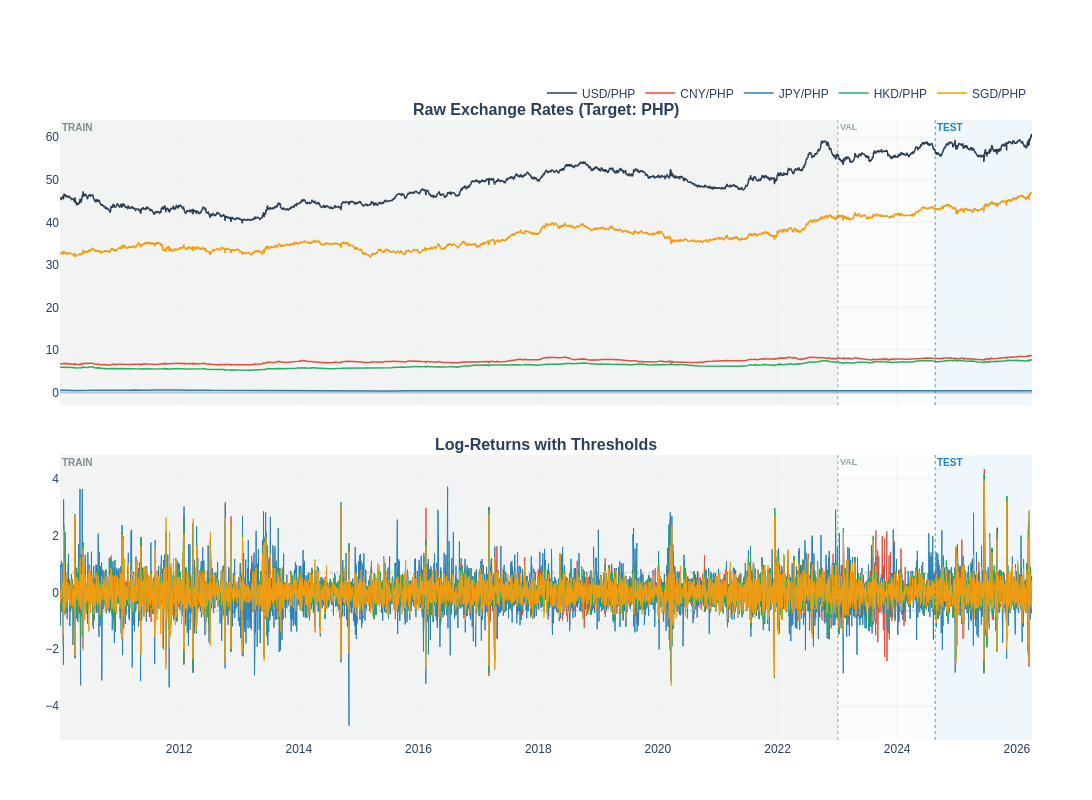

Write notebook code for a chart like this one.
### Markdown cell above
### **I don't want to play with ts anymore**

### Code cell
df_plot = df_train.copy()
# 2. Extract pairs and return columns
price_cols = [c for c in df_plot.columns if not c.endswith("_RET")]
ret_cols = [c for c in df_plot.columns if c.endswith("_RET")]
labels = [f"{c[:3]}/{c[3:6]}" for c in ret_cols]
# 3. Setup Figure (2 rows, 1 column)
fig = make_subplots(
    rows=2,
    cols=1,
    shared_xaxes=True,
    vertical_spacing=0.08,
    subplot_titles=(
        f"<b>Raw Exchange Rates (Target: {active_target})</b>",
        "<b>Log-Returns with Thresholds</b>",
    ),
)
# Color palette for consistency across subplots
colors = ["#2c3e50", "#e74c3c", "#2980b9", "#27ae60", "#f39c12", "#8e44ad"]
# 4. Add Traces
for i, (p_col, r_col, label) in enumerate(zip(price_cols, ret_cols, labels)):
    color = colors[i % len(colors)]

    # Subplot 1: Raw Prices
    fig.add_trace(
        go.Scatter(
            x=df_plot.index,
            y=df_plot[p_col],
            name=label,
            line=dict(width=1.5, color=color),
            legendgroup=label,
            showlegend=True,
        ),
        row=1,
        col=1,
    )

    # Subplot 2: Log Returns
    fig.add_trace(
        go.Scatter(
            x=df_plot.index,
            y=df_plot[r_col],
            name=label,
            line=dict(width=1, color=color),
            legendgroup=label,
            showlegend=False,
        ),
        row=2,
        col=1,
    )

    # Optional: Add mean/quantile reference lines for the returns?
    # We will add them globally or per series if requested.
    # For now, let's calculate global 5/95% across the entire series to show tail risks
    q_low, q_high = df_plot[r_col].quantile([0.05, 0.95])

    # Add horizontal quantile markers (Subtle dashed lines)
    # We add these only to the second subplot
    fig.add_hline(
        y=q_low,
        line=dict(color=color, width=0.5, dash="dot"),
        opacity=0.3,
        row=2,
        col=1,
    )
    fig.add_hline(
        y=q_high,
        line=dict(color=color, width=0.5, dash="dot"),
        opacity=0.3,
        row=2,
        col=1,
    )
# 5. Add Subtle Background Shading for Splits
# Retrieve split dates from config if they exist
# For example: test_start = pd.to_datetime(config["splits"]["test_start"])
# Here we add a placeholder shading logic:
try:
    # 1. Retrieve Ratios from config['data']
    train_ratio = config["data"].get("train_ratio", 0.8)
    val_ratio = config["data"].get("val_ratio", 0.1)

    # 2. Calculate indices based on dataframe length
    N = len(df_plot)
    train_split_idx = int(N * train_ratio)
    test_split_idx = int(N * (train_ratio + val_ratio))

    # 3. Get exact timestamps from the index
    train_end = df_plot.index[train_split_idx]
    test_start = (
        df_plot.index[test_split_idx] if test_split_idx < N else df_plot.index[-1]
    )

    # --- Shading A: Training Zone ---
    fig.add_vrect(
        x0=df_plot.index[0],
        x1=train_end,
        fillcolor="#95a5a6",
        opacity=0.12,
        layer="below",
        line_width=0,
        annotation_text="<b>TRAIN</b>",
        annotation_position="top left",
        annotation_font=dict(size=10, color="#7f8c8d"),
        row="all",
        col=1,
    )

    # --- Shading B: Validation Zone (Slightly different tint) ---
    fig.add_vrect(
        x0=train_end,
        x1=test_start,
        fillcolor="#bdc3c7",
        opacity=0.06,
        layer="below",
        line_width=0,
        annotation_text="<b>VAL</b>",
        annotation_position="top left",
        annotation_font=dict(size=9, color="#95a5a6"),
        row="all",
        col=1,
    )
    # --- Shading C: Test Zone ---
    fig.add_vrect(
        x0=test_start,
        x1=df_plot.index[-1],
        fillcolor="#3498db",
        opacity=0.08,
        layer="below",
        line_width=0,
        annotation_text="<b>TEST</b>",
        annotation_position="top left",
        annotation_font=dict(size=10, color="#2980b9"),
        row="all",
        col=1,
    )

    # Vertical boundary markers
    fig.add_vline(
        x=train_end, line_width=1, line_dash="dot", line_color="#7f8c8d", opacity=0.8
    )
    fig.add_vline(
        x=test_start, line_width=1, line_dash="dot", line_color="#2980b9", opacity=0.8
    )
except Exception as e:
    print(
        f"Shading failed: Ensure df_plot index is datetime and config['data'] ratios exist. Error: {e}"
    )
# 6. Final Polish & Aesthetics
fig.update_layout(
    template="plotly_white",
    height=800,
    width=1200,
    hovermode="x unified",
    legend=dict(orientation="h", yanchor="bottom", y=1.02, xanchor="right", x=1),
    font=dict(family="Arial, sans-serif", size=12),
    margin=dict(l=60, r=60, t=120, b=60),
)
fig.update_xaxes(showgrid=True, gridcolor="#f0f0f0")
fig.update_yaxes(showgrid=True, gridcolor="#f0f0f0", zerolinecolor="#bdc3c7")
fig.show()

### Figure 1 — Plotly figure (JSON) as saved in the notebook; plotly's stock layout.template omitted (floating-point values rounded to 4 significant figures; data arrays with more than 128 entries replaced by an {"elided": "..."} marker saying what was removed)
{"data": [{"legendgroup": "USD/PHP", "line": {"color": "#2c3e50", "width": 1.5}, "name": "USD/PHP", "showlegend": true, "type": "scatter", "x": {"elided": "4240 str values"}, "xaxis": "x", "y": {"elided": "4240 float values"}, "yaxis": "y"}, {"legendgroup": "USD/PHP", "line": {"color": "#2c3e50", "width": 1}, "name": "USD/PHP", "showlegend": false, "type": "scatter", "x": {"elided": "4240 str values"}, "xaxis": "x2", "y": {"elided": "4240 float values"}, "yaxis": "y2"}, {"legendgroup": "CNY/PHP", "line": {"color": "#e74c3c", "width": 1.5}, "name": "CNY/PHP", "showlegend": true, "type": "scatter", "x": {"elided": "4240 str values"}, "xaxis": "x", "y": {"elided": "4240 float values"}, "yaxis": "y"}, {"legendgroup": "CNY/PHP", "line": {"color": "#e74c3c", "width": 1}, "name": "CNY/PHP", "showlegend": false, "type": "scatter", "x": {"elided": "4240 str values"}, "xaxis": "x2", "y": {"elided": "4240 float values"}, "yaxis": "y2"}, {"legendgroup": "JPY/PHP", "line": {"color": "#2980b9", "width": 1.5}, "name": "JPY/PHP", "showlegend": true, "type": "scatter", "x": {"elided": "4240 str values"}, "xaxis": "x", "y": {"elided": "4240 float values"}, "yaxis": "y"}, {"legendgroup": "JPY/PHP", "line": {"color": "#2980b9", "width": 1}, "name": "JPY/PHP", "showlegend": false, "type": "scatter", "x": {"elided": "4240 str values"}, "xaxis": "x2", "y": {"elided": "4240 float values"}, "yaxis": "y2"}, {"legendgroup": "HKD/PHP", "line": {"color": "#27ae60", "width": 1.5}, "name": "HKD/PHP", "showlegend": true, "type": "scatter", "x": {"elided": "4240 str values"}, "xaxis": "x", "y": {"elided": "4240 float values"}, "yaxis": "y"}, {"legendgroup": "HKD/PHP", "line": {"color": "#27ae60", "width": 1}, "name": "HKD/PHP", "showlegend": false, "type": "scatter", "x": {"elided": "4240 str values"}, "xaxis": "x2", "y": {"elided": "4240 float values"}, "yaxis": "y2"}, {"legendgroup": "SGD/PHP", "line": {"color": "#f39c12", "width": 1.5}, "name": "SGD/PHP", "showlegend": true, "type": "scatter", "x": {"elided": "4240 str values"}, "xaxis": "x", "y": {"elided": "4240 float values"}, "yaxis": "y"}, {"legendgroup": "SGD/PHP", "line": {"color": "#f39c12", "width": 1}, "name": "SGD/PHP", "showlegend": false, "type": "scatter", "x": {"elided": "4240 str values"}, "xaxis": "x2", "y": {"elided": "4240 float values"}, "yaxis": "y2"}], "layout": {"annotations": [{"font": {"size": 16}, "showarrow": false, "text": "<b>Raw Exchange Rates (Target: PHP)</b>", "x": 0.5, "xanchor": "center", "xref": "paper", "y": 1, "yanchor": "bottom", "yref": "paper"}, {"font": {"size": 16}, "showarrow": false, "text": "<b>Log-Returns with Thresholds</b>", "x": 0.5, "xanchor": "center", "xref": "paper", "y": 0.46, "yanchor": "bottom", "yref": "paper"}, {"font": {"color": "#7f8c8d", "size": 10}, "showarrow": false, "text": "<b>TRAIN</b>", "x": "2010-01-04T00:00:00", "xanchor": "left", "xref": "x", "y": 1, "yanchor": "top", "yref": "y domain"}, {"font": {"color": "#7f8c8d", "size": 10}, "showarrow": false, "text": "<b>TRAIN</b>", "x": "2010-01-04T00:00:00", "xanchor": "left", "xref": "x2", "y": 1, "yanchor": "top", "yref": "y2 domain"}, {"font": {"color": "#95a5a6", "size": 9}, "showarrow": false, "text": "<b>VAL</b>", "x": "2023-01-04T00:00:00", "xanchor": "left", "xref": "x", "y": 1, "yanchor": "top", "yref": "y domain"}, {"font": {"color": "#95a5a6", "size": 9}, "showarrow": false, "text": "<b>VAL</b>", "x": "2023-01-04T00:00:00", "xanchor": "left", "xref": "x2", "y": 1, "yanchor": "top", "yref": "y2 domain"}, {"font": {"color": "#2980b9", "size": 10}, "showarrow": false, "text": "<b>TEST</b>", "x": "2024-08-20T00:00:00", "xanchor": "left", "xref": "x", "y": 1, "yanchor": "top", "yref": "y domain"}, {"font": {"color": "#2980b9", "size": 10}, "showarrow": false, "text": "<b>TEST</b>", "x": "2024-08-20T00:00:00", "xanchor": "left", "xref": "x2", "y": 1, "yanchor": "top", "yref": "y2 domain"}], "font": {"family": "Arial, sans-serif", "size": 12}, "height": 800, "hovermode": "x unified", "legend": {"orientation": "h", "x": 1, "xanchor": "right", "y": 1.02, "yanchor": "bottom"}, "margin": {"b": 60, "l": 60, "r": 60, "t": 120}, "shapes": [{"line": {"color": "#2c3e50", "dash": "dot", "width": 0.5}, "opacity": 0.3, "type": "line", "x0": 0, "x1": 1, "xref": "x2 domain", "y0": -0.626, "y1": -0.626, "yref": "y2"}, {"line": {"color": "#2c3e50", "dash": "dot", "width": 0.5}, "opacity": 0.3, "type": "line", "x0": 0, "x1": 1, "xref": "x2 domain", "y0": 0.6829, "y1": 0.6829, "yref": "y2"}, {"line": {"color": "#e74c3c", "dash": "dot", "width": 0.5}, "opacity": 0.3, "type": "line", "x0": 0, "x1": 1, "xref": "x2 domain", "y0": -0.6775, "y1": -0.6775, "yref": "y2"}, {"line": {"color": "#e74c3c", "dash": "dot", "width": 0.5}, "opacity": 0.3, "type": "line", "x0": 0, "x1": 1, "xref": "x2 domain", "y0": 0.73, "y1": 0.73, "yref": "y2"}, {"line": {"color": "#2980b9", "dash": "dot", "width": 0.5}, "opacity": 0.3, "type": "line", "x0": 0, "x1": 1, "xref": "x2 domain", "y0": -1.108, "y1": -1.108, "yref": "y2"}, {"line": {"color": "#2980b9", "dash": "dot", "width": 0.5}, "opacity": 0.3, "type": "line", "x0": 0, "x1": 1, "xref": "x2 domain", "y0": 1.136, "y1": 1.136, "yref": "y2"}, {"line": {"color": "#27ae60", "dash": "dot", "width": 0.5}, "opacity": 0.3, "type": "line", "x0": 0, "x1": 1, "xref": "x2 domain", "y0": -0.624, "y1": -0.624, "yref": "y2"}, {"line": {"color": "#27ae60", "dash": "dot", "width": 0.5}, "opacity": 0.3, "type": "line", "x0": 0, "x1": 1, "xref": "x2 domain", "y0": 0.6761, "y1": 0.6761, "yref": "y2"}, {"line": {"color": "#f39c12", "dash": "dot", "width": 0.5}, "opacity": 0.3, "type": "line", "x0": 0, "x1": 1, "xref": "x2 domain", "y0": -0.6534, "y1": -0.6534, "yref": "y2"}, {"line": {"color": "#f39c12", "dash": "dot", "width": 0.5}, "opacity": 0.3, "type": "line", "x0": 0, "x1": 1, "xref": "x2 domain", "y0": 0.6816, "y1": 0.6816, "yref": "y2"}, {"fillcolor": "#95a5a6", "layer": "below", "line": {"width": 0}, "opacity": 0.12, "type": "rect", "x0": "2010-01-04T00:00:00", "x1": "2023-01-04T00:00:00", "xref": "x", "y0": 0, "y1": 1, "yref": "y domain"}, {"fillcolor": "#95a5a6", "layer": "below", "line": {"width": 0}, "opacity": 0.12, "type": "rect", "x0": "2010-01-04T00:00:00", "x1": "2023-01-04T00:00:00", "xref": "x2", "y0": 0, "y1": 1, "yref": "y2 domain"}, {"fillcolor": "#bdc3c7", "layer": "below", "line": {"width": 0}, "opacity": 0.06, "type": "rect", "x0": "2023-01-04T00:00:00", "x1": "2024-08-20T00:00:00", "xref": "x", "y0": 0, "y1": 1, "yref": "y domain"}, {"fillcolor": "#bdc3c7", "layer": "below", "line": {"width": 0}, "opacity": 0.06, "type": "rect", "x0": "2023-01-04T00:00:00", "x1": "2024-08-20T00:00:00", "xref": "x2", "y0": 0, "y1": 1, "yref": "y2 domain"}, {"fillcolor": "#3498db", "layer": "below", "line": {"width": 0}, "opacity": 0.08, "type": "rect", "x0": "2024-08-20T00:00:00", "x1": "2026-04-03T00:00:00", "xref": "x", "y0": 0, "y1": 1, "yref": "y domain"}, {"fillcolor": "#3498db", "layer": "below", "line": {"width": 0}, "opacity": 0.08, "type": "rect", "x0": "2024-08-20T00:00:00", "x1": "2026-04-03T00:00:00", "xref": "x2", "y0": 0, "y1": 1, "yref": "y2 domain"}, {"line": {"color": "#7f8c8d", "dash": "dot", "width": 1}, "opacity": 0.8, "type": "line", "x0": "2023-01-04T00:00:00", "x1": "2023-01-04T00:00:00", "xref": "x", "y0": 0, "y1": 1, "yref": "y domain"}, {"line": {"color": "#7f8c8d", "dash": "dot", "width": 1}, "opacity": 0.8, "type": "line", "x0": "2023-01-04T00:00:00", "x1": "2023-01-04T00:00:00", "xref": "x2", "y0": 0, "y1": 1, "yref": "y2 domain"}, {"line": {"color": "#2980b9", "dash": "dot", "width": 1}, "opacity": 0.8, "type": "line", "x0": "2024-08-20T00:00:00", "x1": "2024-08-20T00:00:00", "xref": "x", "y0": 0, "y1": 1, "yref": "y domain"}, {"line": {"color": "#2980b9", "dash": "dot", "width": 1}, "opacity": 0.8, "type": "line", "x0": "2024-08-20T00:00:00", "x1": "2024-08-20T00:00:00", "xref": "x2", "y0": 0, "y1": 1, "yref": "y2 domain"}], "width": 1200, "xaxis": {"anchor": "y", "domain": [0, 1], "gridcolor": "#f0f0f0", "matches": "x2", "showgrid": true, "showticklabels": false}, "xaxis2": {"anchor": "y2", "domain": [0, 1], "gridcolor": "#f0f0f0", "showgrid": true}, "yaxis": {"anchor": "x", "domain": [0.54, 1], "gridcolor": "#f0f0f0", "showgrid": true, "zerolinecolor": "#bdc3c7"}, "yaxis2": {"anchor": "x2", "domain": [0, 0.46], "gridcolor": "#f0f0f0", "showgrid": true, "zerolinecolor": "#bdc3c7"}}}
